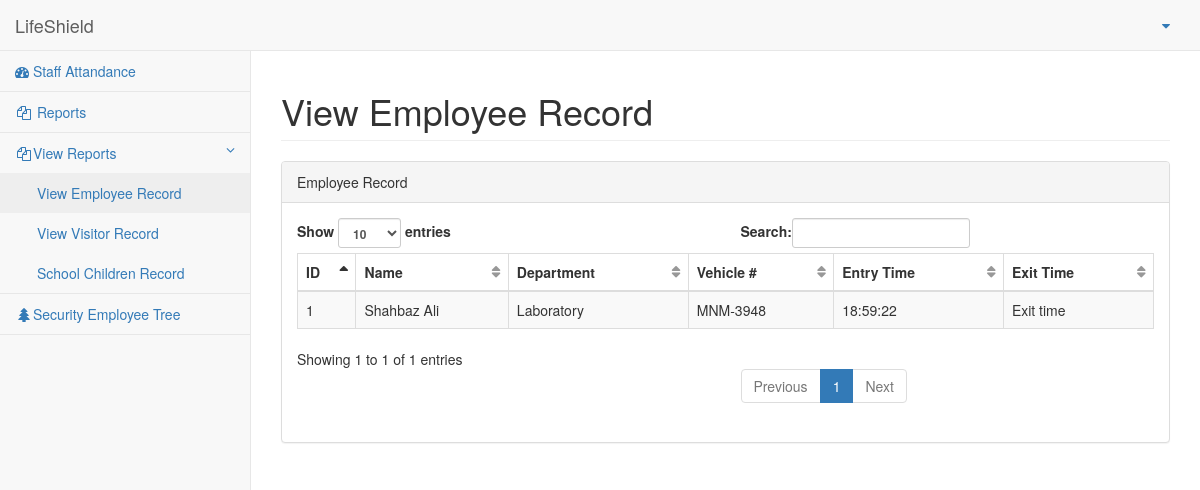
Page /view_emp_record.php on the committed database.
### tables this page shows
CREATE TABLE IF NOT EXISTS `emp_rec` (
  `emp_rec_id` int(11) NOT NULL,
  `emp_name` varchar(32) NOT NULL,
  `emp_department` varchar(32) NOT NULL,
  `emp_vehicle` varchar(32) DEFAULT NULL,
  `entry_time` time NOT NULL,
  `exit_time` int(11) DEFAULT NULL
);

CREATE TABLE IF NOT EXISTS `departments` (
  `depart_id` int(11) NOT NULL,
  `depart_name` varchar(50) NOT NULL,
  `depart_created` datetime NOT NULL,
  `depart_modified` datetime NOT NULL
);

### view_emp_record.php (the view, shortened to what this page needs)
<?php include_once('top.php');
include_once('config.php');
?>
<body>
    <div id="wrapper">
        <nav class="navbar navbar-default navbar-static-top" role="navigation" style="margin-bottom: 0">
        <?php include_once('header.php');?>
        <?php include_once('leftsidebar.php');?>
        </nav>
        <div id="page-wrapper">
            <div class="row">
                <div class="col-lg-12">
                    <h1 class="page-header">View Employee Record</h1>
                </div>
            </div>
            <div class="row">
                <div class="col-lg-12">
                    <div class="panel panel-default">
                        <div class="panel-heading">
                            Employee Record
                        </div>
                        <div class="panel-body">
                            <div class="dataTable_wrapper">
                                <table class="table table-striped table-bordered table-hover" id="dataTables-example">
                                    <thead>
                                        <tr>
                                            <th>ID</th>
                                            <th>Name</th>
                                            <th>Department</th>
                                            <th>Vehicle #</th>
                                            <th>Entry Time</th>
                                            <th>Exit Time</th>
                                        </tr>
                                    </thead>
                                    <tbody>
                                    <?php
                                    	$SQL = "SELECT emp_rec.*,departments.depart_name FROM emp_rec
										INNER Join departments ON departments.depart_id = emp_rec.emp_department";
    									$result = mysqli_query($conn, $SQL);
    									while($row = mysqli_fetch_array($result)) {
									?>
                                        <tr class="odd gradeX" id="DelID_<?php echo $row['emp_rec_id'];?>">
                                            <td class="center"><?php echo $row['emp_rec_id'];?></td>
                                            <td class="center"><?php echo $row['emp_name'];?></td>
                                            <td class="center"><?php echo $row['depart_name'];?></td>
                                            <td class="center"><?php echo $row['emp_vehicle'];?></td>
                                            <td class="center"><?php echo $row['entry_time'];?></td>
                                            <td class="center"><?php if(empty($row['exit_time'])){?>
                                            				<span name="exit_time" id="exit_time" style="cursor:pointer">Exit time</span>
																<?php }else{ echo $row['exit_time'];}?></td>
 </tr>
									<?php } ?>
                                    </tbody>
                                </table>
                            </div>
                        </div>
                    </div>
                </div>
            </div>
        </div>
    </div>
</body>
</html>

### css/style.css (style rules this page uses)
* { margin: 0; padding: 0; }

### rows in the picture
emp_rec: emp_rec_id "1", emp_name "Shahbaz Ali", departments.depart_name "Laboratory", emp_vehicle "MNM-3948", entry_time "18:59:22"
